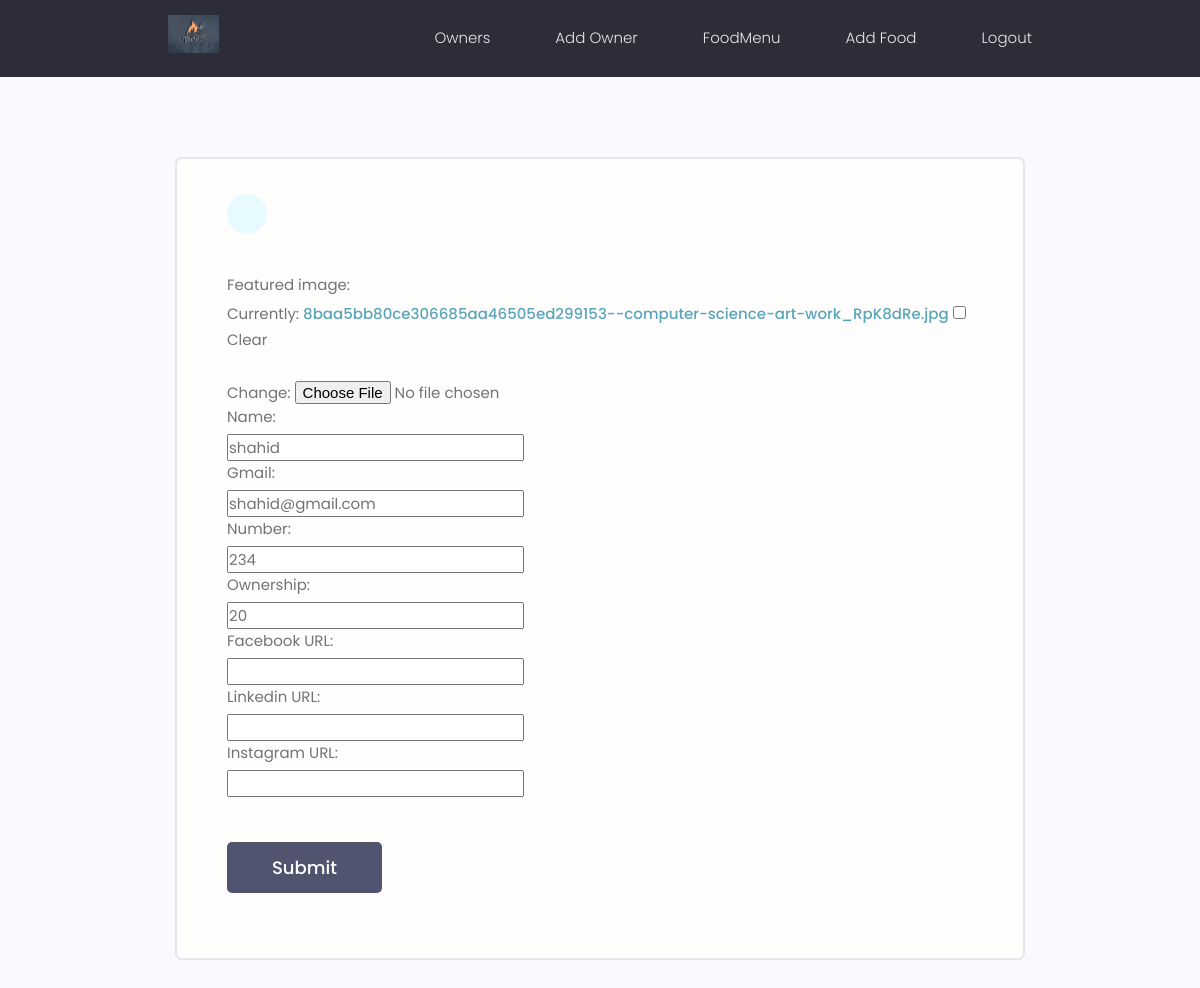
The page /ownerpanel/editowner/1fba5de6fae84288b937d721b76d26a0/ (signed in) on the database as committed earlier.
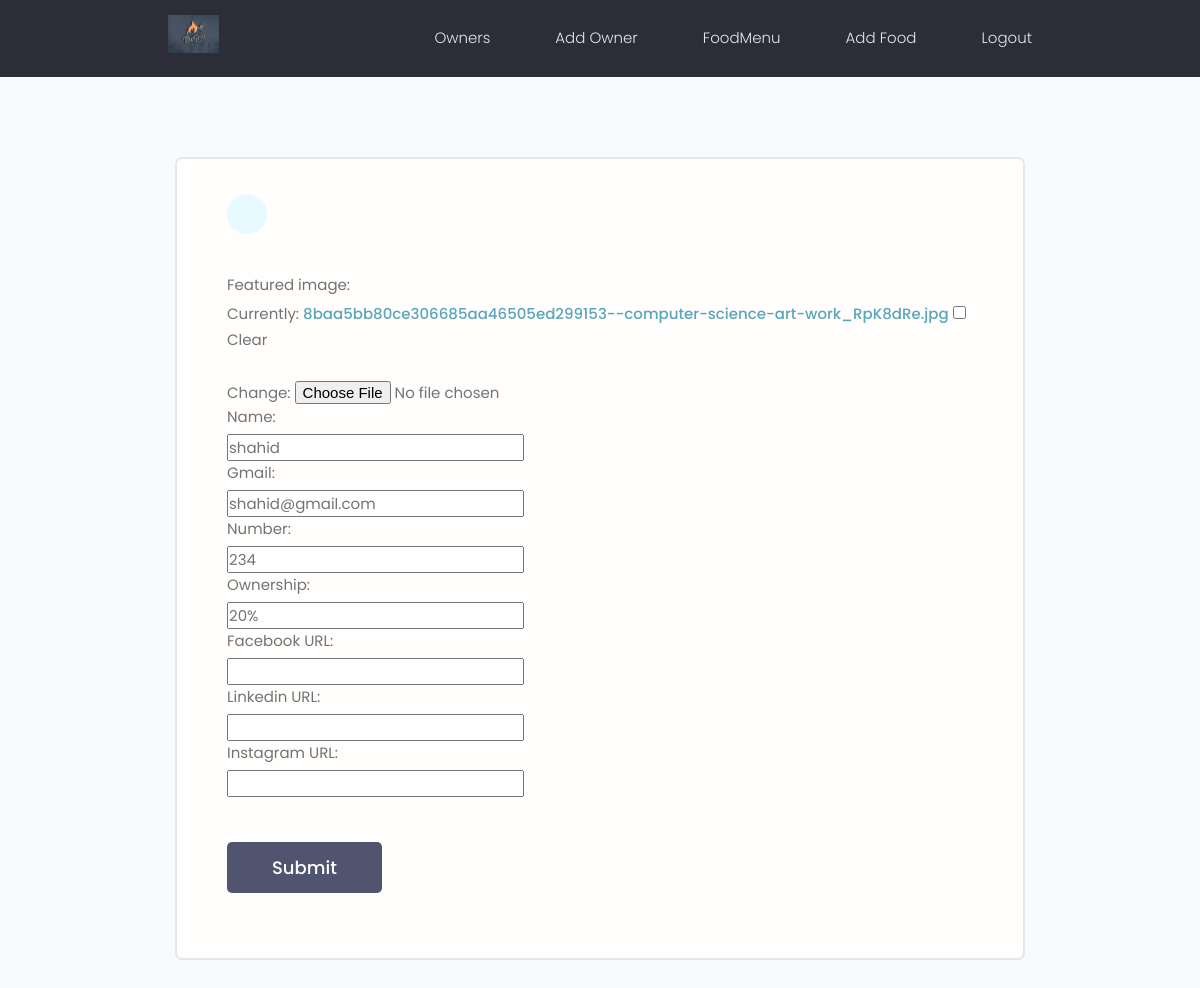
The same page on the database as committed later.
### Owner_Panel/models.py (models this page shows, shortened)
class Owner_Panel(models.Model):
    featured_image = models.ImageField(blank=True,null=True,default='default.jpg')
    name = models.CharField(max_length=200, null=False, blank=False)
    gmail = models.CharField(max_length=200, null=False, blank=False)
    number = models.IntegerField(null=False, blank=False)
    ownership = models.CharField(max_length=200, null=False, blank=False)
    id = models.UUIDField(default=uuid.uuid4, unique=True,
                          primary_key=True, editable=False)
    created = models.DateTimeField(auto_now_add=True)
    owner_priority_serial = models.IntegerField(null=True, blank=True)
    Facebook_URL = models.CharField(max_length=200, null=True, blank=True)
    Linkedin_URL = models.CharField(max_length=200, null=True, blank=True)
    Instagram_URL = models.CharField(max_length=200, null=True, blank=True)

### Owner_Panel/views.py (the view)
# urls.py: path('editowner/<str:owner_id>/',views.edit_owner,name="edit_owner"),
@login_required(login_url='ownerlogin')
def edit_owner(request,owner_id):
    perticular_owner_details = Owner_Panel.objects.get(id=owner_id)
    form = editOwner(instance=perticular_owner_details)
    context = {'form':form,'perticular_owner':perticular_owner_details}
    if request.method == 'POST':
        form = editOwner(request.POST, request.FILES, instance=perticular_owner_details)
        if form.is_valid():
            form.save()
            messages.success(request,"Successfully Edited")
            return redirect('Owner_details',owner_id)
    return render(request,'Owner_Panel/edit_owner.html', context)

### Owner_Panel/editOwnerForms.py
class editOwner(ModelForm):
    class Meta:
        model = Owner_Panel
        exclude = ['owner_priority_serial','created']

### Owner_Panel/templates/Owner_Panel/edit_owner.html (shortened to what this page needs)
{% extends 'main.html' %}
{% block content %}
<main class="formPage my-xl">
  <div class="content-box">
      <div class="formWrapper">
          <a class="backButton" href="{% url "Owner_details" perticular_owner.id %}"></a>
          <br>
          <div class="form-group">
            <form action="" method="POST" enctype="multipart/form-data">
                <div class="form__field">
                  {{form.as_table}}
                </div>
                <input class="btn btn--sub btn--lg  my-md" type="submit" value="Submit" />
            </form>
          </div>
      </div>
  </div>
</main>
{% endblock %}

Rows that differ between the two databases and show on the page:
changed Owner_Panel "shahid": ownership "20" → "20%"
